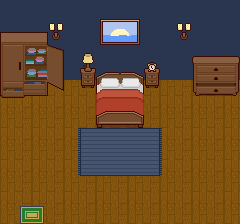

This game map was drawn from its Tiled (.tmx) file and the tilesets committed beside it. A one-line description and the trimmed map source follow:
An orthogonal 15x14 tile map with 16x16 px tiles, 3 tile layers (ground, background, foreground), 6 tilesets and 4 objects (Player, backpack, backpack_trigger, door_trigger).

<map version="1.10" tiledversion="1.11.2" orientation="orthogonal" renderorder="right-down" width="15" height="14" tilewidth="16" tileheight="16" infinite="0" nextlayerid="6" nextobjectid="18">
 <properties>
  <property name="music" value="MUSIC_RELAX" />
 </properties>
 <tileset firstgid="1" source="decorations.tsx" />
 <tileset firstgid="145" source="sprite_03.tsx" />
 <tileset firstgid="149" source="beds.tsx" />
 <tileset firstgid="373" source="wardrobes.tsx" />
 <tileset firstgid="856" source="Interiors_free_16x16.tsx" />
 <tileset firstgid="2280" source="objects.tsx" />
 <layer id="1" name="ground" width="15" height="14">
  <properties>
   <property name="music" value="MUSIC_RELAX" />
  </properties>
  <data>[210 cells, 210 non-empty, 5 distinct tile ids]</data>
 </layer>
 <layer id="2" name="background" width="15" height="14">
  <data>[210 cells, 83 non-empty, 78 distinct tile ids]</data>
 </layer>
 <objectgroup id="4" name="objects">
  <object id="8" name="Player" gid="2280" x="16.6011" y="225.633" width="32" height="32">
   <properties>
    <property name="controller" type="bool" value="true" />
   </properties>
  </object>
  <object id="15" name="backpack" gid="2281" x="88.75" y="150" width="32" height="32" />
 </objectgroup>
 <objectgroup id="5" name="trigger">
  <object id="11" name="backpack_trigger" x="93.7778" y="122.406" width="20.9091" height="21.2727">
   <properties>
    <property name="sensor" type="bool" value="true" />
   </properties>
  </object>
  <object id="16" name="door_trigger" x="31.5" y="230.25">
   <properties>
    <property name="sensor" type="bool" value="true" />
   </properties>
  </object>
 </objectgroup>
 <layer id="3" name="foreground" width="15" height="14">
  <data>[210 cells, 9 non-empty, 7 distinct tile ids]</data>
 </layer>
</map>
